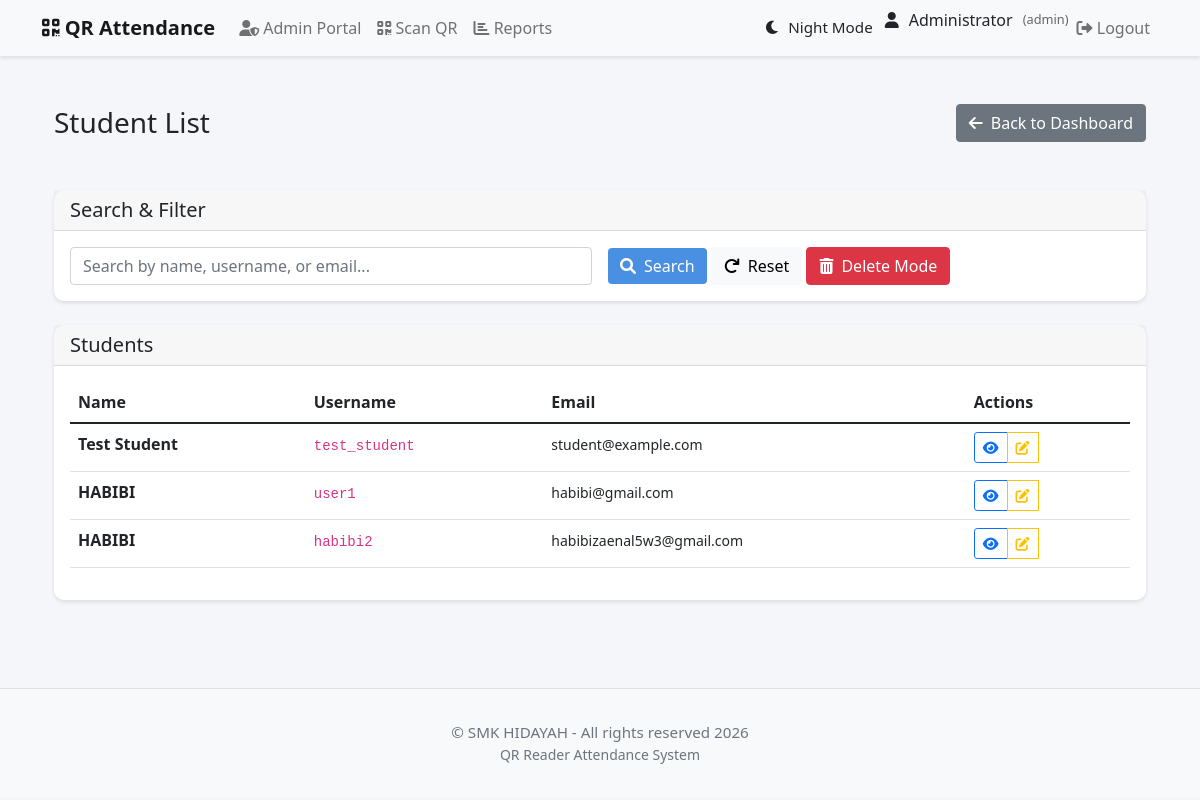
Screenshot of /admin/student-list (signed in) with the database file from the repository.
### app/models/user.py (models this page shows, shortened)
class User(UserMixin, db.Model):
    id = db.Column(db.Integer, primary_key=True)
    username = db.Column(db.String(64), unique=True, nullable=False)
    email = db.Column(db.String(120), unique=True, nullable=False)
    name = db.Column(db.String(64), nullable=False)
    password_hash = db.Column(db.String(128))
    role = db.Column(db.String(20), default='student')  # 'admin' or 'student'
    qr_code = db.Column(db.String(128))
    qr_code_created_at = db.Column(db.DateTime, default=datetime.utcnow)
    profile_picture = db.Column(db.String(128))
    email_notifications = db.Column(db.Boolean, default=True)
    attendance_reminders = db.Column(db.Boolean, default=True)
    weekly_reports = db.Column(db.Boolean, default=True)
    language = db.Column(db.String(10), default='en')
    timezone = db.Column(db.String(20), default='UTC')
    last_login = db.Column(db.DateTime)
    login_attempts = db.Column(db.Integer, default=0)
    account_locked_until = db.Column(db.DateTime)
    attendance_records = db.relationship('Attendance', backref='user', lazy='dynamic', cascade='all, delete-orphan')

### app/routes/admin.py (the view)
    @login_required
    def decorated_function(*args, **kwargs):
        if not current_user.is_authenticated or current_user.role != 'admin':
            flash('You must be an admin to access this page.', 'danger')
            return redirect(url_for('main.index'))
        return f(*args, **kwargs)

### app/models/user.py (called while the page is built)
@login_manager.user_loader
def load_user(user_id):
    return User.query.get(int(user_id))

### app/routes/admin.py (called while the page is built)
def admin_required(f):
    @login_required
    def decorated_function(*args, **kwargs):
        if not current_user.is_authenticated or current_user.role != 'admin':
            flash('You must be an admin to access this page.', 'danger')
            return redirect(url_for('main.index'))
        return f(*args, **kwargs)
    decorated_function.__name__ = f.__name__
    return decorated_function

@bp.route('/student-list')
@admin_required
def student_list():
    search_query = request.args.get('search', '').strip()
    if search_query:
        students = User.query.filter(
            User.role == 'student',
            db.or_(
                User.name.ilike(f'%{search_query}%'),
                User.username.ilike(f'%{search_query}%'),
                User.email.ilike(f'%{search_query}%')
            )
        ).all()
    else:
        students = User.query.filter_by(role='student').all()
    return render_template('admin/students.html', students=students)

### app/templates/admin/students.html (shortened to what this page needs)
{% extends "base.html" %}
{% block content %}
<div class="container-fluid py-4">
    <div class="row mb-4">
        <div class="col-12">
            <div class="d-flex justify-content-between align-items-center mb-4">
                <h1 class="h3 mb-0">Student List</h1>
                <a href="{{ url_for('admin.admin_portal') }}" class="btn btn-secondary">
                    <i class="fas fa-arrow-left me-2"></i>Back to Dashboard
                </a>
            </div>
        </div>
    </div>
    <div class="row mb-4">
        <div class="col-12">
            <div class="card">
                <div class="card-header">
                    <h5 class="card-title mb-0">Search & Filter</h5>
                </div>
                <div class="card-body">
                    <form method="GET" class="row g-3">
                        <div class="col-md-6">
                            <input type="text" name="search" class="form-control"
                                   placeholder="Search by name, username, or email..."
                                   value="{{ request.args.get('search', '') }}">
                        </div>
                        <div class="col-md-6">
                            <button type="submit" class="btn btn-primary">
                                <i class="fas fa-search me-2"></i>Search
                            </button>
                            <a href="{{ url_for('admin.student_list') }}" class="btn btn-light">
                                <i class="fas fa-redo me-2"></i>Reset
                            </a>
                            <button type="button" class="btn btn-danger" id="deleteModeBtn" onclick="toggleDeleteMode()">
                                <i class="fas fa-trash-alt me-2"></i>Delete Mode
                            </button>
                        </div>
                    </form>
                </div>
            </div>
        </div>
    </div>
    <div class="row">
        <div class="col-12">
            <div class="card">
                <div class="card-header">
                    <h5 class="card-title mb-0">Students</h5>
                </div>
                <div class="card-body">
                    {% if students %}
                    <div class="table-responsive">
                        <table class="table table-hover">
                            <thead>
                                <tr>
                                    <th>Name</th>
                                    <th>Username</th>
                                    <th>Email</th>
                                    <th>Actions</th>
                                </tr>
                            </thead>
                            <tbody>
                                {% for student in students %}
                                <tr>
                                    <td>
                                        <strong>{{ student.name }}</strong>
                                    </td>
                                    <td>
                                        <code>{{ student.username }}</code>
                                    </td>
                                    <td>
                                        <small>{{ student.email }}</small>
                                    </td>
                                    <td>
                                        <div class="btn-group btn-group-sm" role="group">
                                            <a href="{{ url_for('admin.view_student', student_id=student.id) }}"
                                               class="btn btn-outline-primary" title="View Details">
                                                <i class="fas fa-eye"></i>
                                            </a>
                                            <a href="{{ url_for('admin.edit_student', student_id=student.id) }}"
                                               class="btn btn-outline-warning" title="Edit">
                                                <i class="fas fa-edit"></i>
                                            </a>
                                        </div>
                                    </td>
                                </tr>
                                {% endfor %}
                            </tbody>
                        </table>
                    </div>
                    {% else %}
                    <div class="alert alert-info text-center mb-0">
                        <i class="fas fa-info-circle me-2"></i>
                        {{ search_error if search_error else "No students found." }}
                        <a href="{{ url_for('admin.register_student') }}" class="alert-link">Register a new student</a>
                    </div>
                    {% endif %}
                </div>
            </div>
        </div>
    </div>
</div>
{% endblock %}

### app/templates/base.html (shortened to what this page needs)
<!DOCTYPE html>
<html lang="en">
<head>
    <link href="https://cdn.jsdelivr.net/npm/bootstrap@5.1.3/dist/css/bootstrap.min.css" rel="stylesheet">
    <link href="https://cdnjs.cloudflare.com/ajax/libs/font-awesome/6.0.0/css/all.min.css" rel="stylesheet">
</head>
<body>
    <nav class="navbar navbar-expand-lg navbar-light bg-light">
        <div class="container">
            <a class="navbar-brand" href="{{ url_for('main.index') }}">
                <i class="fas fa-qrcode"></i> QR Attendance
            </a>
            <div class="collapse navbar-collapse" id="navbarNav">
                <ul class="navbar-nav me-auto">
                    {% if current_user.is_authenticated %}
                        {% if current_user.role == 'admin' %}
                            <li class="nav-item">
                                <a class="nav-link" href="{{ url_for('admin.admin_portal') }}">
                                    <i class="fas fa-user-shield"></i> Admin Portal
                                </a>
                            </li>
                            <li class="nav-item">
                                <a class="nav-link" href="{{ url_for('attendance.scan') }}">
                                    <i class="fas fa-qrcode"></i> Scan QR
                                </a>
                            </li>
                            <li class="nav-item">
                                <a class="nav-link" href="{{ url_for('attendance.attendance_report') }}">
                                    <i class="fas fa-chart-bar"></i> Reports
                                </a>
                            </li>
                        {% endif %}
                    {% endif %}
                </ul>
                <ul class="navbar-nav">
                    {% if current_user.is_authenticated %}
                        <li class="nav-item">
                            <button class="nav-link btn btn-link" id="darkModeToggle" title="Toggle Night Mode">
                                <i class="fas fa-moon"></i> <span id="darkModeText">Night Mode</span>
                            </button>
                        </li>
                        <li class="nav-item">
                            <div class="user-info">
                                <i class="fas fa-user"></i>
                                <span>{{ current_user.name }}</span>
                                <span class="user-role">({{ current_user.role }})</span>
                            </div>
                        </li>
                        <li class="nav-item">
                            <a class="nav-link" href="{{ url_for('auth.logout') }}">
                                <i class="fas fa-sign-out-alt"></i> Logout
                            </a>
                        </li>
                    {% else %}
                        <li class="nav-item">
                            <a class="nav-link" href="{{ url_for('auth.login', role='student') }}">
                                <i class="fas fa-sign-in-alt"></i> Login
                            </a>
                        </li>
                    {% endif %}
                </ul>
            </div>
        </div>
    </nav>
    <div class="container mt-4">
        {% block content %}{% endblock %}
    </div>
    <footer>
        <div class="container">
            <p>&copy; SMK HIDAYAH - All rights reserved 2026</p>
            <p class="small">QR Reader Attendance System</p>
        </div>
    </footer>
</body>
</html>

### app/templates/base.html (style rules this page uses)
:root { --primary-color: #4a90e2; --secondary-color: #f5f6fa; }
body { background-color: var(--secondary-color); font-family: 'Segoe UI', Tahoma, Geneva, Verdana, sans-serif; }
.navbar { background-color: white; box-shadow: 0 2px 4px rgba(0,0,0,0.1); }
.card { border: none; border-radius: 10px; box-shadow: 0 2px 4px rgba(0,0,0,0.1); transition: transform 0.2s; }
.btn-primary { background-color: var(--primary-color); border: none; }
.navbar-brand { font-weight: bold; }
.nav-link { color: #333; }
.user-info { display: flex; align-items: center; gap: 10px; }
.user-role { font-size: 0.8em; color: #666; }
.btn-danger { transition: all 0.2s ease; }
#darkModeToggle { color: inherit; border: none; padding: 0.5rem 0.75rem; cursor: pointer; transition: color 0.3s ease; display: flex; align-items: center; gap: 0.5rem; font-size: 0.95rem; }
footer { background-color: #f8f9fa; border-top: 1px solid #dee2e6; margin-top: 4rem; padding: 2rem 0; color: #6c757d; text-align: center; }
footer p { margin: 0; font-size: 0.95rem; }

### rows the page displays
User: name "Administrator", role "admin"
User: name "Test Student", username "test_student", email "student@example.com"
User: name "HABIBI", username "user1", email "habibi@gmail.com"
User: name "HABIBI", username "habibi2", email "habibizaenal5w3@gmail.com"
